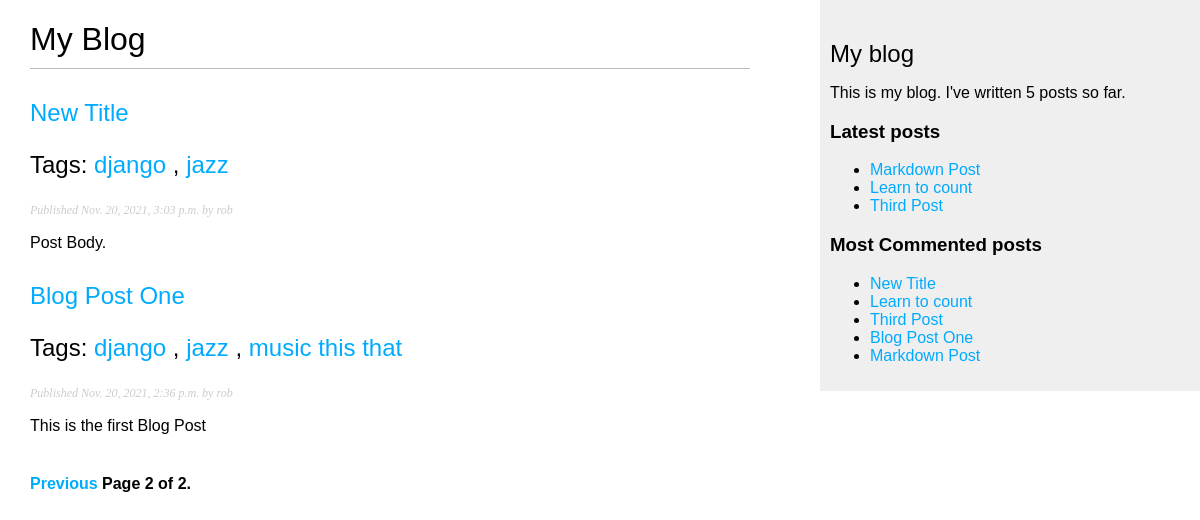
Screenshot of /blog/?page=2 with the database file from the repository.
### blog/models.py (models this page shows, shortened)
class Post(models.Model):
    STATUS_CHOICES = (
        ('draft', 'Draft'),
        ('published', 'Published'),
    )
    title = models.CharField(max_length=250)
    slug = models.SlugField(max_length=250, unique_for_date='publish')
    author = models.ForeignKey(User, on_delete=models.CASCADE, related_name='blog_posts')
    body = models.TextField()
    publish = models.DateTimeField(default=timezone.now)
    created = models.DateTimeField(auto_now_add=True)
    updated = models.DateTimeField(auto_now=True)
    status = models.CharField(max_length=10, choices=STATUS_CHOICES, default='draft')
    objects = models.Manager()
    published = PublishedManager()
    tags = TaggableManager()
    class Meta:
        ordering = ('-publish',)
    def get_absolute_url(self):
        return reverse('blog:post_detail', args=
                       [self.publish.year,
                        self.publish.month,
                        self.publish.day,
                        self.slug])

### blog/views.py (the view)
# urls.py: path('', views.post_list, name='post_list'),
def post_list(request, tag_slug=None):
    object_list = Post.published.all()
    tag = None
    if tag_slug:
        tag = get_object_or_404(Tag, slug=tag_slug)
        object_list = object_list.filter(tags__in=[tag])
    paginator = Paginator(object_list, 3)
    page = request.GET.get('page')
    try:
        posts = paginator.page(page)
    except PageNotAnInteger:
        posts = paginator.page(1)
    except EmptyPage:
        posts = paginator.page(paginator.num_pages)
    return render(request,
                  'blog/post/list.html',
                  {'page': page,
                   'posts': posts,
                   'tag': tag})

### blog/models.py (called while the page is built)
    def get_queryset(self):
        return super(PublishedManager, self).get_queryset()\
    .filter(status='published')

### blog/templatetags/blog_tags.py (called while the page is built)
@register.simple_tag
def total_posts():
    return Post.published.count()

@register.inclusion_tag('blog/post/latest_posts.html')
def show_latest_posts(count=5):
    latest_posts = Post.published.order_by('-publish')[:count]
    return {'latest_posts': latest_posts}

@register.simple_tag
def get_most_commented_posts(count=5):
    return Post.published.annotate(total_comments=Count('comments')
                                   ).order_by('-total_comments')[:count]

@register.filter(name='markdown')
def markdown_format(text):
    return mark_safe(markdown.markdown(text))

### blog/templates/blog/post/list.html (shortened to what this page needs)
{% extends "blog/base.html" %}
{% load blog_tags %}
{% block content %}
    <h1>My Blog</h1>
    {% for post in posts %}
        <h2>
            <a href="{{ post.get_absolute_url }}">
                {{ post.title }}
            </a>
            <p class="tags">Tags:
                {% for tag in post.tags.all %}
                <a href="{% url "blog:post_list_by_tag" tag.slug %}">
                {{tag.name}}
                </a>
                {% if not forloop.last %}, {% endif %}
                {% endfor %}
        </p>
        </h2>
            <p class="date">
                Published {{ post.publish }} by {{ post.author }}
            </p>
            {{ post.body|markdown|truncatewords_html:30 }}
    {% endfor %}
    {% include "pagination.html" with page=posts %}
{% endblock %}

### blog/templates/blog/base.html (shortened to what this page needs)
{% load blog_tags %}
{% load static %}
<!DOCTYPE html>
<html>
<head>
  <link href="{% static "css/blog.css" %}" rel="stylesheet">
</head>
<body>
  <div id="content">
    {% block content %}
    {% endblock %}
  </div>
  <div id="sidebar">
    <h2>My blog</h2>
    <p>This is my blog. I've
    written {% total_posts %}
    posts so far.</p>
    <h3>Latest posts</h3>
    {% show_latest_posts 3 %}
    <h3>Most Commented posts</h3>
    {% get_most_commented_posts as most_commented_posts %}
    <ul>
      {% for post in most_commented_posts %}
        <li>
          <a href="{{ post.get_absolute_url }}">
            {{ post.title }}</a>
        </li>
      {% endfor %}
    </ul>
  </div>
</body>
</html>

### blog/templates/blog/post/latest_posts.html
<ul>
    {% for post in latest_posts %}
    <li>
        <a href="{{ post.get_absolute_url }}">
            {{ post.title }}
        </a>
    </li>
    {% endfor %}
</ul>

### blog/static/css/blog.css (style rules this page uses)
body { margin:0; padding:0; font-family:helvetica, sans-serif; }
a { color:#00abff; text-decoration:none; }
h1 { font-weight:normal; border-bottom:1px solid #bbb; padding:0 0 10px 0; }
h2 { font-weight:normal; margin:30px 0 0; }
#content { float:left; width:60%; padding:0 0 0 30px; }
#sidebar { float:right; width:30%; padding:10px; background:#efefef; height:100%; }
p.date { color:#ccc; font-family: georgia, serif; font-size: 12px; font-style: italic; }

### rows the page displays
Post: title "New Title", publish "Nov. 20, 2021, 3:03 p.m.", author "rob", body "Post Body."
Tag: name "django"
Tag: name "jazz"
Post: title "Blog Post One", publish "Nov. 20, 2021, 2:36 p.m.", author "rob", body "This is the first Blog Post"
Tag: name "music this that"
Post: title "Markdown Post"
Post: title "Learn to count"
Post: title "Third Post"

### other values shown
{{ page.number }} "2"
{{ page.paginator.num_pages }} "2"
